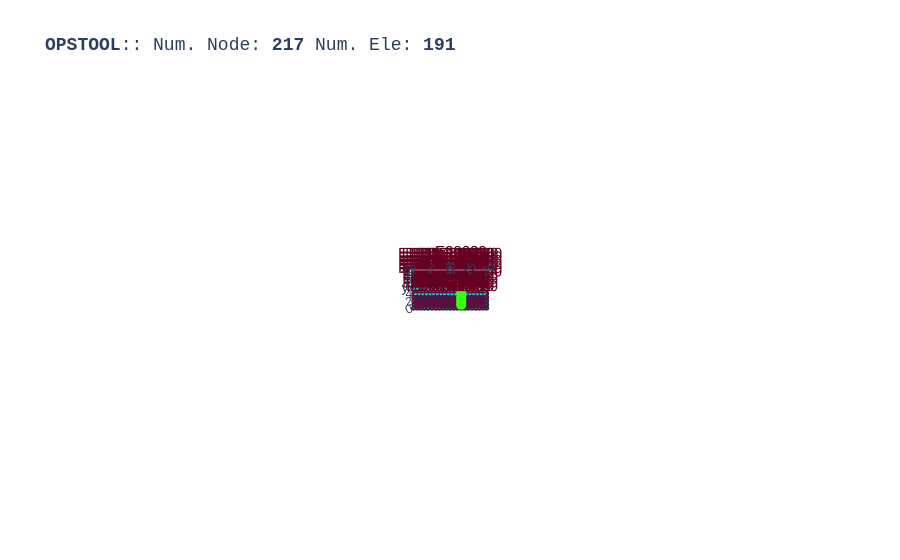

The notebook cell saved with this chart:
### Code cell
opst.vis.plotly.plot_model(show_node_numbering=False, show_ele_numbering=True, show_nodal_loads = False)

### Figure 1 — Plotly figure (JSON) as saved in the notebook; plotly's stock layout.template omitted (floating-point values rounded to 4 significant figures; data arrays with more than 128 entries replaced by an {"elided": "..."} marker saying what was removed)
{"data": [{"color": "#00FFFF", "hoverinfo": "skip", "i": {"elided": "344 int values"}, "j": {"elided": "344 int values"}, "k": {"elided": "344 int values"}, "name": "BBarFourNodeQuadUP", "opacity": 1, "type": "mesh3d", "x": {"elided": "688 float values"}, "y": {"elided": "688 float values"}, "z": {"elided": "688 float values"}}, {"connectgaps": false, "hoverinfo": "skip", "line": {"color": "black", "width": 1}, "mode": "lines", "name": "Edge", "type": "scatter3d", "x": {"elided": "1032 float values"}, "y": {"elided": "1032 float values"}, "z": {"elided": "1032 float values"}}, {"connectgaps": false, "hoverinfo": "skip", "line": {"color": "#0652ff", "width": 5}, "mode": "lines", "name": "DispBeamColumn2d", "type": "scatter3d", "x": [13.0, 13.0, NaN, 13.0, 13.0, NaN, 13.0, 13.0, NaN, 13.0, 13.0, NaN, 13.0, 13.0, NaN, 13.0, 13.0, NaN, 13.0, 13.0, NaN, 13.0, 13.0, NaN, 13.0, 13.0, NaN], "y": [1.0, 2.0, NaN, 2.0, 3.0, NaN, 3.0, 4.0, NaN, 4.0, 5.0, NaN, 5.0, 6.0, NaN, 6.0, 7.0, NaN, 7.0, 8.0, NaN, 8.0, 9.0, NaN, 9.0, 10.0, NaN], "z": [0.0, 0.0, NaN, 0.0, 0.0, NaN, 0.0, 0.0, NaN, 0.0, 0.0, NaN, 0.0, 0.0, NaN, 0.0, 0.0, NaN, 0.0, 0.0, NaN, 0.0, 0.0, NaN, 0.0, 0.0, NaN]}, {"connectgaps": false, "hoverinfo": "skip", "line": {"color": "#39FF14", "width": 5}, "mode": "lines", "name": "ZeroLengthContact2D", "type": "scatter3d", "x": [13.0, 13.0, NaN, 13.0, 13.0, NaN, 13.0, 13.0, NaN, 13.0, 13.0, NaN, 13.0, 13.0, NaN, 13.0, 13.0, NaN, 13.0, 13.0, NaN, 13.0, 13.0, NaN, 13.0, 13.0, NaN, 13.0, 13.0, NaN], "y": [1.0, 1.0, NaN, 2.0, 2.0, NaN, 3.0, 3.0, NaN, 4.0, 4.0, NaN, 5.0, 5.0, NaN, 6.0, 6.0, NaN, 7.0, 7.0, NaN, 8.0, 8.0, NaN, 9.0, 9.0, NaN, 10.0, 10.0, NaN], "z": [0.0, 0.0, NaN, 0.0, 0.0, NaN, 0.0, 0.0, NaN, 0.0, 0.0, NaN, 0.0, 0.0, NaN, 0.0, 0.0, NaN, 0.0, 0.0, NaN, 0.0, 0.0, NaN, 0.0, 0.0, NaN, 0.0, 0.0, NaN]}, {"customdata": {"elided": "172 str values"}, "hovertemplate": "%{customdata}", "marker": {"color": "#00FFFF", "size": 3, "symbol": "diamond-open"}, "mode": "markers", "name": "BBarFourNodeQuadUP", "type": "scatter3d", "x": {"elided": "172 float values"}, "y": {"elided": "172 float values"}, "z": {"elided": "172 float values"}}, {"customdata": ["eleTag: 8051<br>connectedNodes:<br> [233 234]", "eleTag: 8052<br>connectedNodes:<br> [234 235]", "eleTag: 8053<br>connectedNodes:<br> [235 236]", "eleTag: 8054<br>connectedNodes:<br> [236 237]", "eleTag: 8055<br>connectedNodes:<br> [237 238]", "eleTag: 8056<br>connectedNodes:<br> [238 239]", "eleTag: 8057<br>connectedNodes:<br> [239 240]", "eleTag: 8058<br>connectedNodes:<br> [240 241]", "eleTag: 8059<br>connectedNodes:<br> [241 242]"], "hovertemplate": "%{customdata}", "marker": {"color": "#0652ff", "size": 3, "symbol": "diamond-open"}, "mode": "markers", "name": "DispBeamColumn2d", "type": "scatter3d", "x": [13.0, 13.0, 13.0, 13.0, 13.0, 13.0, 13.0, 13.0, 13.0], "y": [1.5, 2.5, 3.5, 4.5, 5.5, 6.5, 7.5, 8.5, 9.5], "z": [0.0, 0.0, 0.0, 0.0, 0.0, 0.0, 0.0, 0.0, 0.0]}, {"customdata": ["eleTag: 90020<br>connectedNodes:<br> [233  36]", "eleTag: 90021<br>connectedNodes:<br> [234  57]", "eleTag: 90022<br>connectedNodes:<br> [235  78]", "eleTag: 90023<br>connectedNodes:<br> [236  99]", "eleTag: 90024<br>connectedNodes:<br> [237 120]", "eleTag: 90025<br>connectedNodes:<br> [238 141]", "eleTag: 90026<br>connectedNodes:<br> [239 162]", "eleTag: 90027<br>connectedNodes:<br> [240 183]", "eleTag: 90028<br>connectedNodes:<br> [241 204]", "eleTag: 90029<br>connectedNodes:<br> [242 225]"], "hovertemplate": "%{customdata}", "marker": {"color": "#39FF14", "size": 3, "symbol": "diamond-open"}, "mode": "markers", "name": "ZeroLengthContact2D", "type": "scatter3d", "x": [13.0, 13.0, 13.0, 13.0, 13.0, 13.0, 13.0, 13.0, 13.0, 13.0], "y": [1.0, 2.0, 3.0, 4.0, 5.0, 6.0, 7.0, 8.0, 9.0, 10.0], "z": [0.0, 0.0, 0.0, 0.0, 0.0, 0.0, 0.0, 0.0, 0.0, 0.0]}, {"customdata": {"elided": "217 str values"}, "hovertemplate": "x: %{x}<br>y: %{y}<br>z: %{z} <br>nodeTag: %{customdata}", "marker": {"color": "#580f41", "size": 3, "symbol": "circle"}, "mode": "markers", "name": "Nodes", "type": "scatter3d", "x": {"elided": "217 float values"}, "y": {"elided": "217 float values"}, "z": {"elided": "217 float values"}}, {"mode": "text", "name": "Element Tag", "text": {"elided": "191 str values"}, "textfont": {"color": "#650021", "size": 15}, "type": "scatter3d", "x": {"elided": "191 float values"}, "y": {"elided": "191 float values"}, "z": {"elided": "191 float values"}}, {"connectgaps": false, "hoverinfo": "skip", "line": {"color": "#15b01a", "width": 1}, "mode": "lines", "name": "BC", "type": "scatter3d", "x": {"elided": "551 float values"}, "y": {"elided": "551 float values"}, "z": {"elided": "551 float values"}}, {"hoverinfo": "skip", "marker": {"color": "#39FF14", "size": 6}, "mode": "markers", "type": "scatter3d", "x": [13.0, 13.0, 13.0, 13.0, 13.0, 13.0, 13.0, 13.0, 13.0, 13.0], "y": [1.0, 2.0, 3.0, 4.0, 5.0, 6.0, 7.0, 8.0, 9.0, 10.0], "z": [0.0, 0.0, 0.0, 0.0, 0.0, 0.0, 0.0, 0.0, 0.0, 0.0]}], "layout": {"autosize": true, "font": {"family": "Arial, sans-serif"}, "scene": {"aspectmode": "data", "camera": {"eye": {"x": 0, "y": -0.1, "z": 20}}, "dragmode": "pan", "xaxis": {"showbackground": false}, "yaxis": {"showbackground": false}, "zaxis": {"showbackground": true, "showgrid": true, "showticklabels": false, "ticks": "", "title": {"text": ""}, "visible": true}}, "showlegend": false, "title": {"font": {"family": "courier", "size": 18}, "text": "<b>OPSTOOL</b>:: Num. Node: <b>217</b> Num. Ele: <b>191</b>"}}}
